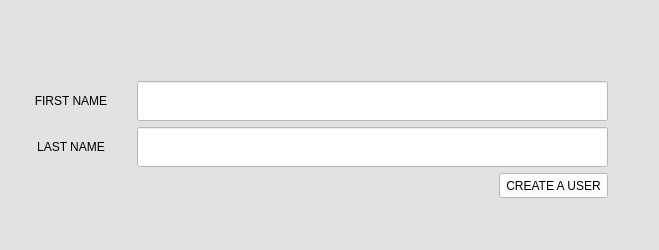
<?xml version="1.0" encoding="UTF-8"?>
<ui version="4.0">
 <class>create_user_form</class>
 <widget class="QWidget" name="create_user_form">
  <property name="geometry">
   <rect>
    <x>0</x>
    <y>0</y>
    <width>659</width>
    <height>250</height>
   </rect>
  </property>
  <property name="minimumSize">
   <size>
    <width>650</width>
    <height>250</height>
   </size>
  </property>
  <property name="windowTitle">
   <string>Form</string>
  </property>
  <property name="styleSheet">
   <string notr="true">background-color: rgb(226,226,226) ;color: rgb(0,0,0)</string>
  </property>
  <layout class="QGridLayout" name="gridLayout_2">
   <item row="0" column="0">
    <layout class="QGridLayout" name="gridLayout" columnstretch="0,0,0,0">
     <property name="sizeConstraint">
      <enum>QLayout::SetFixedSize</enum>
     </property>
     <property name="leftMargin">
      <number>0</number>
     </property>
     <property name="topMargin">
      <number>0</number>
     </property>
     <property name="rightMargin">
      <number>10</number>
     </property>
     <property name="bottomMargin">
      <number>0</number>
     </property>
     <property name="horizontalSpacing">
      <number>-1</number>
     </property>
     <item row="2" column="0">
      <widget class="QLabel" name="last_name_label">
       <property name="minimumSize">
        <size>
         <width>100</width>
         <height>0</height>
        </size>
       </property>
       <property name="font">
        <font>
         <weight>50</weight>
         <bold>false</bold>
        </font>
       </property>
       <property name="text">
        <string>LAST NAME</string>
       </property>
       <property name="alignment">
        <set>Qt::AlignCenter</set>
       </property>
       <property name="margin">
        <number>15</number>
       </property>
      </widget>
     </item>
     <item row="1" column="0">
      <widget class="QLabel" name="first_name_label">
       <property name="minimumSize">
        <size>
         <width>120</width>
         <height>0</height>
        </size>
       </property>
       <property name="font">
        <font>
         <weight>50</weight>
         <bold>false</bold>
        </font>
       </property>
       <property name="text">
        <string>FIRST NAME</string>
       </property>
       <property name="alignment">
        <set>Qt::AlignCenter</set>
       </property>
       <property name="margin">
        <number>15</number>
       </property>
      </widget>
     </item>
     <item row="0" column="3">
      <widget class="QPushButton" name="close_btn">
       <property name="minimumSize">
        <size>
         <width>24</width>
         <height>24</height>
        </size>
       </property>
       <property name="maximumSize">
        <size>
         <width>24</width>
         <height>24</height>
        </size>
       </property>
       <property name="mouseTracking">
        <bool>false</bool>
       </property>
       <property name="layoutDirection">
        <enum>Qt::LeftToRight</enum>
       </property>
       <property name="styleSheet">
        <string notr="true">border: 0;</string>
       </property>
       <property name="text">
        <string/>
       </property>
       <property name="icon">
        <iconset resource="../resources.qrc">
         <normaloff>:/icons/views/icons/exit_icon.png</normaloff>:/icons/views/icons/exit_icon.png</iconset>
       </property>
       <property name="iconSize">
        <size>
         <width>24</width>
         <height>24</height>
        </size>
       </property>
       <property name="default">
        <bool>false</bool>
       </property>
      </widget>
     </item>
     <item row="1" column="1" colspan="2">
      <widget class="QLineEdit" name="first_name_input">
       <property name="minimumSize">
        <size>
         <width>400</width>
         <height>40</height>
        </size>
       </property>
       <property name="styleSheet">
        <string notr="true">background-color: rgb(255,255,255) ;color: rgb(0,0,0)</string>
       </property>
      </widget>
     </item>
     <item row="2" column="1" colspan="2">
      <widget class="QLineEdit" name="last_name_input">
       <property name="minimumSize">
        <size>
         <width>400</width>
         <height>40</height>
        </size>
       </property>
       <property name="styleSheet">
        <string notr="true">background-color: rgb(255,255,255) ;
color: rgb(0,0,0);</string>
       </property>
      </widget>
     </item>
     <item row="4" column="1">
      <spacer name="horizontalSpacer">
       <property name="orientation">
        <enum>Qt::Horizontal</enum>
       </property>
       <property name="sizeHint" stdset="0">
        <size>
         <width>360</width>
         <height>20</height>
        </size>
       </property>
      </spacer>
     </item>
     <item row="4" column="2">
      <widget class="QPushButton" name="add_user_btn">
       <property name="sizePolicy">
        <sizepolicy hsizetype="Minimum" vsizetype="Fixed">
         <horstretch>0</horstretch>
         <verstretch>0</verstretch>
        </sizepolicy>
       </property>
       <property name="maximumSize">
        <size>
         <width>200</width>
         <height>25</height>
        </size>
       </property>
       <property name="baseSize">
        <size>
         <width>0</width>
         <height>0</height>
        </size>
       </property>
       <property name="layoutDirection">
        <enum>Qt::LeftToRight</enum>
       </property>
       <property name="styleSheet">
        <string notr="true">background-color: rgb(255,255,255) ;
color: rgb(0,0,0);
padding: 6px;</string>
       </property>
       <property name="text">
        <string>CREATE A USER</string>
       </property>
       <property name="checkable">
        <bool>false</bool>
       </property>
       <property name="checked">
        <bool>false</bool>
       </property>
       <property name="autoDefault">
        <bool>false</bool>
       </property>
       <property name="default">
        <bool>false</bool>
       </property>
       <property name="flat">
        <bool>false</bool>
       </property>
      </widget>
     </item>
    </layout>
   </item>
  </layout>
 </widget>
 <resources>
  <include location="../resources.qrc"/>
 </resources>
 <connections/>
</ui>
